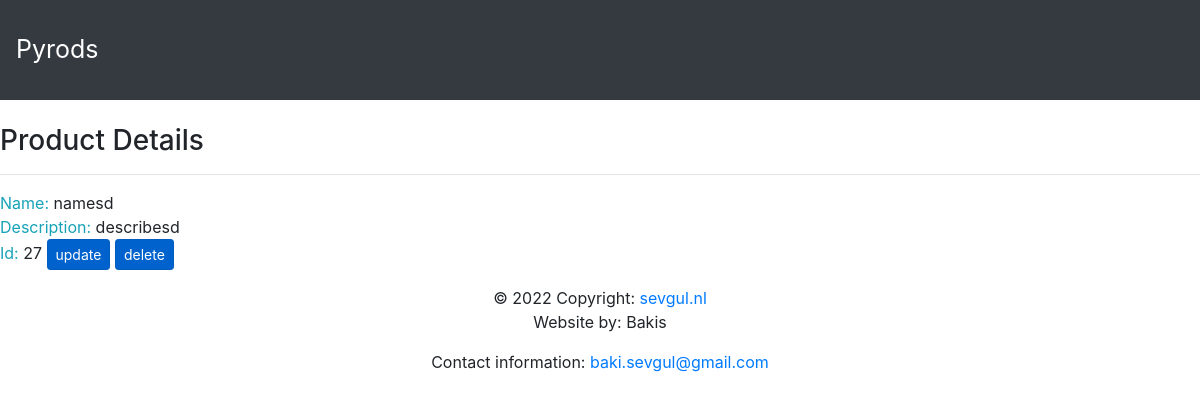
Before: /pyrods/django/27/ with the older database file.
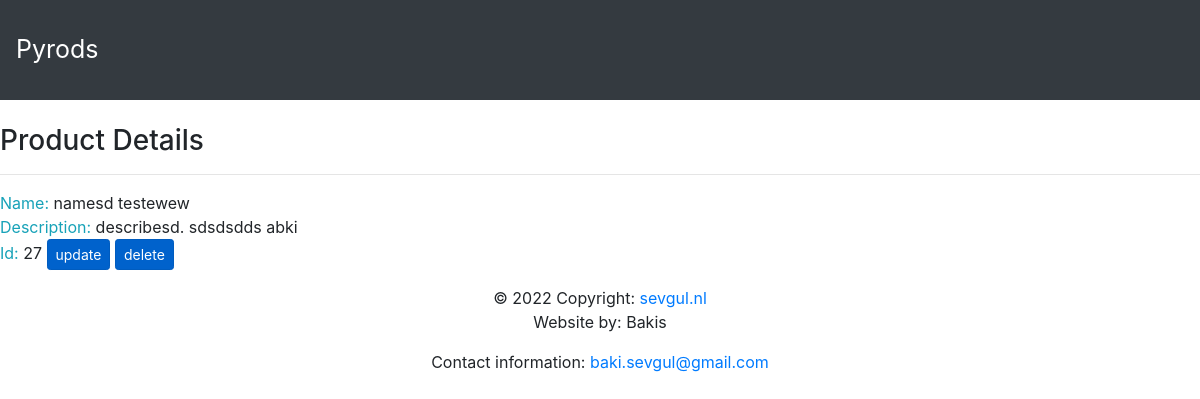
After: the same page with the newer database file.
### prod/models.py (models this page shows, shortened)
class Product(models.Model):
    name = models.CharField(max_length=16, default='name', null=False)
    describe = models.CharField(max_length=25, default='describe', null=True)
    created = models.DateTimeField(auto_created=True, null=True)
    edited = models.DateTimeField(auto_now=True, null=True)
    state = models.CharField(max_length=1, default='1', null=False)

### prod/views.py (the view)
# urls.py: path('<int:pk>/', ProductView.as_view(), name='pdetail'),
class ProductView(DetailView):
    model = Product
    template_name = 'prod_detail.html'

### prod/templates/prod_detail.html
{% extends 'base.html' %} {% block content %}
<div className="container">
  <br />
  <h3>Product Details</h3>
  <hr />
  <span class="text-info">Name: </span> <span>{{ object.name }}</span>
  <br />
  <span class="text-info">Description: </span><span>{{ object.describe }}</span>
  <br />
  <span class="text-info">Id: </span><span>{{ object.id }}</span>
  <a
    class="btn btn-primary btn-sm active"
    role="button"
    href="{% url 'pupdate' object.pk %}"
    >update</a
  >
  <a
    class="btn btn-primary btn-sm active"
    role="button"
    href="{% url 'pdelete' object.pk %}"
    >delete</a
  >
</div>
{% endblock %}

Changed rows visible on the page:
changed Product id 27: name "namesd" → "namesd testewew"; describe "describesd" → "describesd. sdsdsdds abki"
